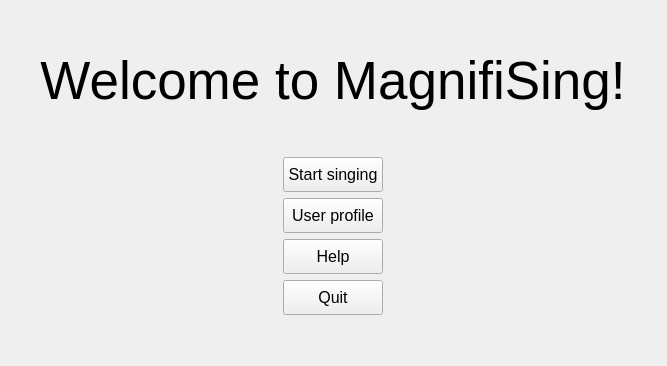
<?xml version="1.0" encoding="UTF-8"?>
<ui version="4.0">
 <class>MainMenuView</class>
 <widget class="QWidget" name="MainMenuView">
  <property name="geometry">
   <rect>
    <x>0</x>
    <y>0</y>
    <width>667</width>
    <height>366</height>
   </rect>
  </property>
  <property name="windowTitle">
   <string>Form</string>
  </property>
  <layout class="QGridLayout" name="gridLayout">
   <item row="0" column="0">
    <layout class="QVBoxLayout" name="verticalLayout">
     <property name="sizeConstraint">
      <enum>QLayout::SetMaximumSize</enum>
     </property>
     <item>
      <spacer name="verticalSpacer_2">
       <property name="orientation">
        <enum>Qt::Vertical</enum>
       </property>
       <property name="sizeType">
        <enum>QSizePolicy::MinimumExpanding</enum>
       </property>
       <property name="sizeHint" stdset="0">
        <size>
         <width>20</width>
         <height>40</height>
        </size>
       </property>
      </spacer>
     </item>
     <item alignment="Qt::AlignHCenter">
      <widget class="QLabel" name="labelMagnifiSing">
       <property name="font">
        <font>
         <pointsize>40</pointsize>
        </font>
       </property>
       <property name="text">
        <string>Welcome to MagnifiSing!</string>
       </property>
       <property name="alignment">
        <set>Qt::AlignCenter</set>
       </property>
      </widget>
     </item>
     <item>
      <spacer name="verticalSpacer">
       <property name="orientation">
        <enum>Qt::Vertical</enum>
       </property>
       <property name="sizeType">
        <enum>QSizePolicy::MinimumExpanding</enum>
       </property>
       <property name="sizeHint" stdset="0">
        <size>
         <width>20</width>
         <height>40</height>
        </size>
       </property>
      </spacer>
     </item>
     <item alignment="Qt::AlignHCenter">
      <widget class="QPushButton" name="buttonSing">
       <property name="minimumSize">
        <size>
         <width>100</width>
         <height>35</height>
        </size>
       </property>
       <property name="maximumSize">
        <size>
         <width>100</width>
         <height>16777215</height>
        </size>
       </property>
       <property name="font">
        <font>
         <pointsize>12</pointsize>
        </font>
       </property>
       <property name="text">
        <string>Start singing</string>
       </property>
      </widget>
     </item>
     <item alignment="Qt::AlignHCenter">
      <widget class="QPushButton" name="buttonLogIn">
       <property name="minimumSize">
        <size>
         <width>100</width>
         <height>35</height>
        </size>
       </property>
       <property name="font">
        <font>
         <pointsize>12</pointsize>
        </font>
       </property>
       <property name="text">
        <string>User profile</string>
       </property>
      </widget>
     </item>
     <item alignment="Qt::AlignHCenter">
      <widget class="QPushButton" name="buttonHelp">
       <property name="minimumSize">
        <size>
         <width>100</width>
         <height>35</height>
        </size>
       </property>
       <property name="font">
        <font>
         <pointsize>12</pointsize>
        </font>
       </property>
       <property name="text">
        <string>Help</string>
       </property>
      </widget>
     </item>
     <item alignment="Qt::AlignHCenter">
      <widget class="QPushButton" name="buttonQuit">
       <property name="minimumSize">
        <size>
         <width>100</width>
         <height>35</height>
        </size>
       </property>
       <property name="font">
        <font>
         <pointsize>12</pointsize>
        </font>
       </property>
       <property name="text">
        <string>Quit</string>
       </property>
      </widget>
     </item>
     <item>
      <spacer name="verticalSpacer_3">
       <property name="orientation">
        <enum>Qt::Vertical</enum>
       </property>
       <property name="sizeType">
        <enum>QSizePolicy::MinimumExpanding</enum>
       </property>
       <property name="sizeHint" stdset="0">
        <size>
         <width>20</width>
         <height>20</height>
        </size>
       </property>
      </spacer>
     </item>
    </layout>
   </item>
  </layout>
 </widget>
 <resources/>
 <connections/>
</ui>
